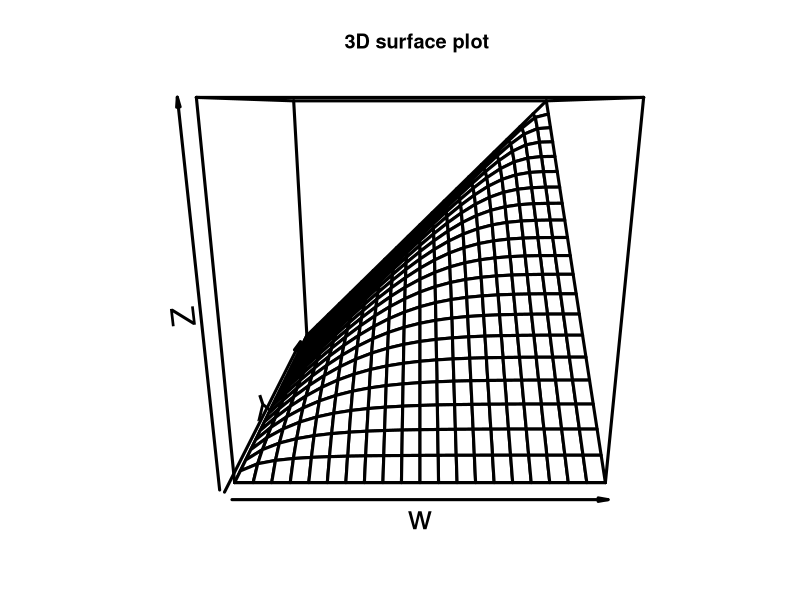

The R script that drew this image:

# clear variables and close windows
rm(list = ls(all = TRUE))
graphics.off()

# install and load packages
libraries = c("grid", "lattice")
lapply(libraries, function(x) if (!(x %in% installed.packages())) {
    install.packages(x)
})
lapply(libraries, library, quietly = TRUE, character.only = TRUE)

# reproduction of matrix of coordinates Creating a function for reproduction of
# coordinates
f = function(u, v, theta) {
    exp(-((-log(u))^theta + (-log(v))^theta)^(1/theta))
}

N     = 21
v     = (u <- seq(0, 1, by = 0.05))
uu    = rep(u, N)
vv    = rep(v, each = N)
theta = 3
w     = matrix(f(uu, vv, theta), nr = N)

persp(w, lwd = 3, cex.axis = 2, cex.lab = 2, scale = T) 
title(paste("3D surface plot "))
